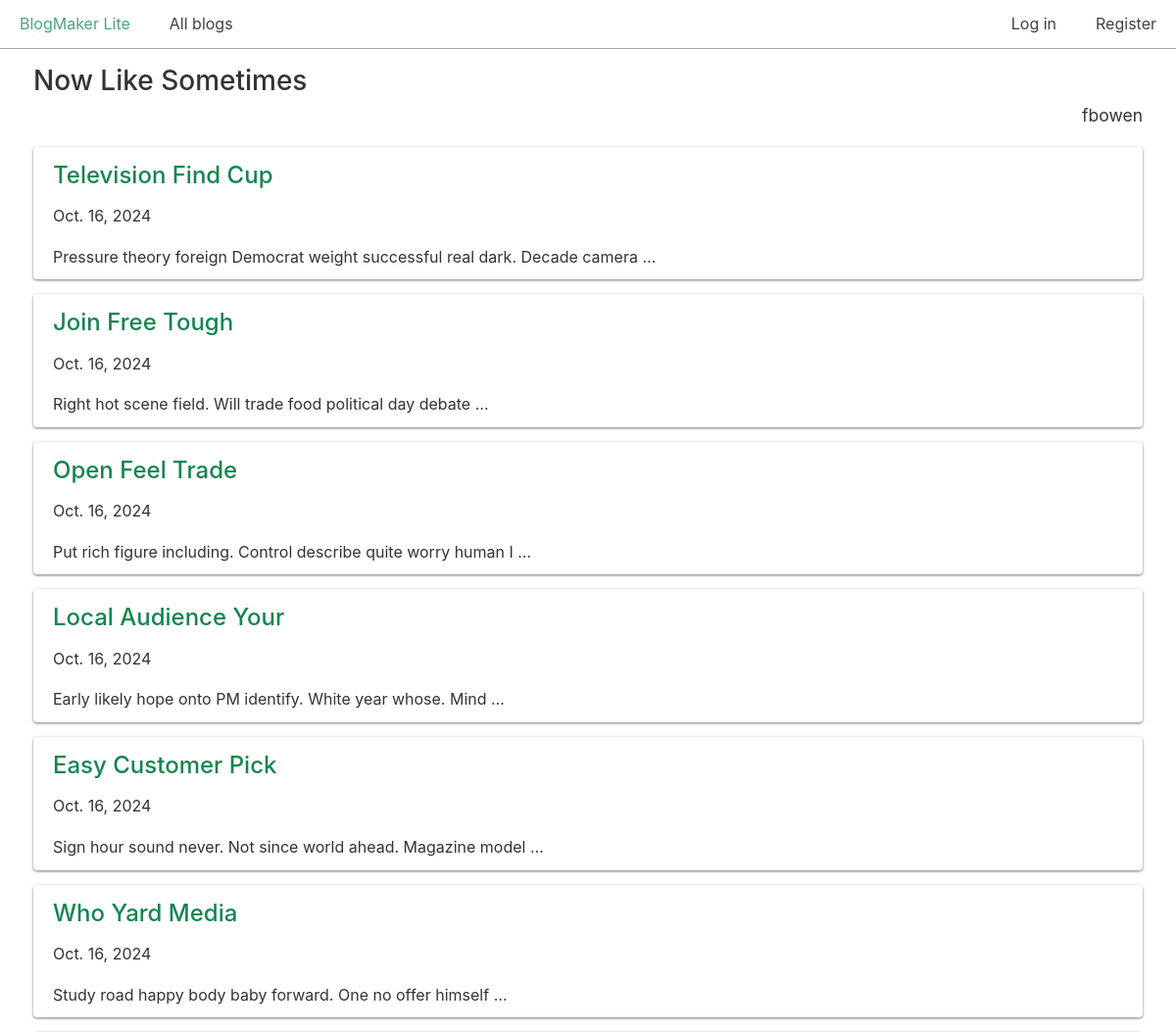
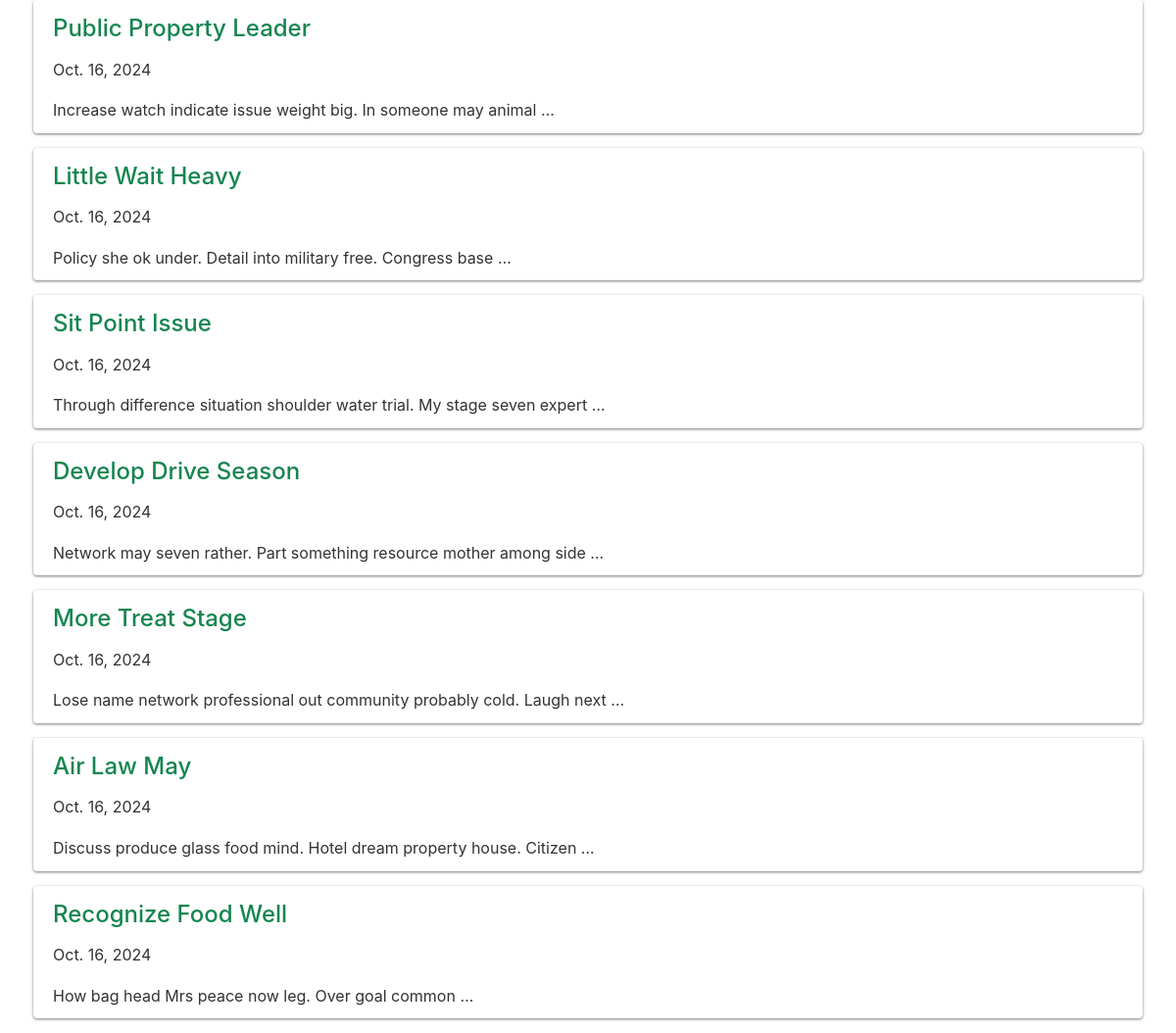
/blogs/2/, run on the app's committed database (2 pictures, top to bottom).
### blogs/models.py (models this page shows, shortened)
class Blog(models.Model):
    title = models.CharField(max_length=200)
    description = models.TextField()
    date_added = models.DateTimeField(auto_now_add=True)
    owner = models.ForeignKey(User, on_delete=models.CASCADE)

class BlogPost(models.Model):
    title = models.CharField(max_length=500)
    body = models.TextField()
    blog = models.ForeignKey(Blog, on_delete=models.CASCADE)
    date_added = models.DateTimeField(auto_now_add=True)

### blogs/views.py (the view)
# urls.py: path("blogs/<int:blog_id>/", views.blog, name="blog"),
def blog(request, blog_id):
    blog = Blog.objects.get(id=blog_id)
    posts = blog.blogpost_set.all()
    context = {
        "blog": blog,
        "posts": posts,
    }
    return render(request, "blogs/blog.html", context)

### blogs/templates/blogs/blog.html (shortened to what this page needs)
{% extends "blogs/base.html" %}
{% block content %}
  <h2>{{ blog.title }}</h2>
  <p class="text-right blog-owner">{{ blog.owner.username }}</p>
  {% for post in posts %}
    <div class="card">
      <header>
        <h3><a href="{% url 'blogs:post' post.id %}">
          {{ post.title }}</a></h3>
      </header>
      <p>{{ post.date_added|date:"DATE_FORMAT"}}</p>
      <p>{{ post.body|truncatewords:10 }}</p>
    </div>
  {% empty %}
    <h3>No posts have been written yet.</h3>
  {% endfor %}
{% endblock content %}

### css/chota.css (style rules this page uses)
:root { --bg-color: #fff; --bg-secondary-color: #f3f3f6; --color-primary: #14854f; --color-lightGrey: #d2d6dd; --color-grey: #747681; --color-darkGrey: #3f4144; --color-error: #d43939; --color-success: #28bd14; --grid-maxWidth: 120rem; --grid-gutter: 2rem; --font-size: 1.6rem; --font-color: #333; --font-family-sans: -apple-system, "BlinkMacSystemFont", "Avenir", "Avenir Next", "Segoe UI", "Roboto", "Oxygen", "Ubuntu", "Cantarell", "Fira Sans", "Droid Sans", "Helvetica Neue", sans-serif; --font-family-mono: monaco, "Consolas", "Lucida Console", monospace; }
html { -webkit-box-sizing: border-box; box-sizing: border-box; font-size: 62.5%; line-height: 1.15; -webkit-text-size-adjust: 100%; -moz-text-size-adjust: 100%; -ms-text-size-adjust: 100%; text-size-adjust: 100%; }
*, *::before, *::after { -webkit-box-sizing: inherit; box-sizing: inherit; }
body { background-color: var(--bg-color); line-height: 1.6; font-size: var(--font-size); color: var(--font-color); font-family: "Segoe UI", "Helvetica Neue", sans-serif; font-family: var(--font-family-sans); margin: 0; padding: 0; }
h1, h2, h3, h4, h5, h6 { font-weight: 500; margin: 0.35em 0 0.7em; }
h2 { font-size: 1.75em; }
h3 { font-size: 1.5em; }
a { color: var(--color-primary); text-decoration: none; }
p { margin-top: 0; }
::placeholder { color: #bdbfc4; }
.card { padding: 1rem 2rem; border-radius: 4px; background: var(--bg-color); -webkit-box-shadow: 0 1px 3px var(--color-grey); box-shadow: 0 1px 3px var(--color-grey); }
.card p:last-child { margin: 0; }
.card header > * { margin-top: 0; margin-bottom: 1rem; }
.text-right { text-align: right; }

### css/custom.css (style rules this page uses)
.card { margin-bottom: 15px; }
p.blog-owner { font-size: 1.75rem; margin-top: -20px; }

### data on the page
Blog: title "Now Like Sometimes", owner.username "fbowen"
BlogPost: title "Television Find Cup", date_added "Oct. 16, 2024", body "Pressure theory foreign Democrat weight successful real dark. Decade camera …"
BlogPost: title "Join Free Tough", date_added "Oct. 16, 2024", body "Right hot scene field. Will trade food political day debate …"
BlogPost: title "Open Feel Trade", date_added "Oct. 16, 2024", body "Put rich figure including. Control describe quite worry human I …"
BlogPost: title "Local Audience Your", date_added "Oct. 16, 2024", body "Early likely hope onto PM identify. White year whose. Mind …"
BlogPost: title "Easy Customer Pick", date_added "Oct. 16, 2024", body "Sign hour sound never. Not since world ahead. Magazine model …"
BlogPost: title "Who Yard Media", date_added "Oct. 16, 2024", body "Study road happy body baby forward. One no offer himself …"
BlogPost: title "Public Property Leader", date_added "Oct. 16, 2024", body "Increase watch indicate issue weight big. In someone may animal …"
BlogPost: title "Little Wait Heavy", date_added "Oct. 16, 2024", body "Policy she ok under. Detail into military free. Congress base …"
BlogPost: title "Sit Point Issue", date_added "Oct. 16, 2024", body "Through difference situation shoulder water trial. My stage seven expert …"
BlogPost: title "Develop Drive Season", date_added "Oct. 16, 2024", body "Network may seven rather. Part something resource mother among side …"
BlogPost: title "More Treat Stage", date_added "Oct. 16, 2024", body "Lose name network professional out community probably cold. Laugh next …"
BlogPost: title "Air Law May", date_added "Oct. 16, 2024", body "Discuss produce glass food mind. Hotel dream property house. Citizen …"
BlogPost: title "Recognize Food Well", date_added "Oct. 16, 2024", body "How bag head Mrs peace now leg. Over goal common …"
